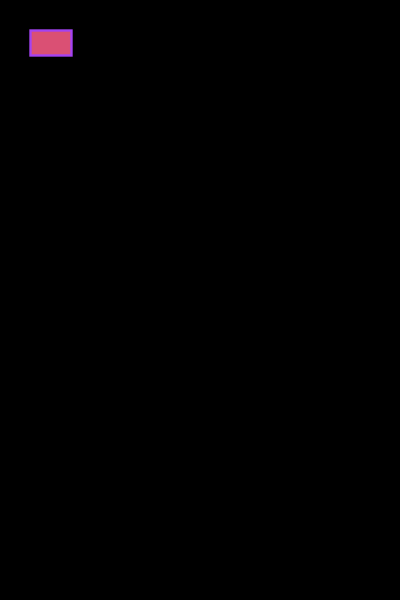
Frame 1 (no input)
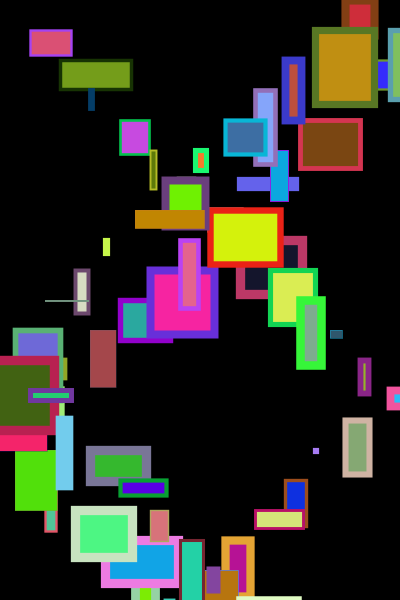
Frame 60 (the mouse pressed at the canvas centre just before this capture)
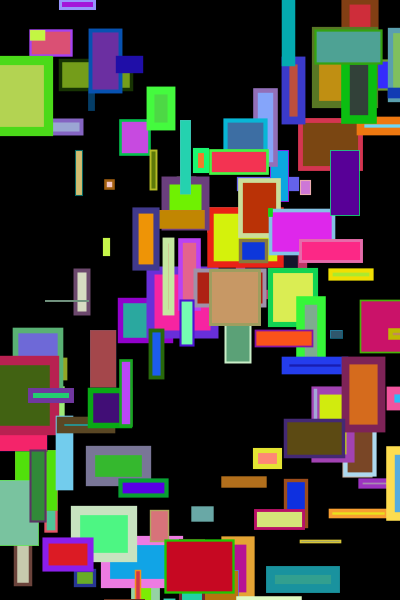
Frame 120 (the mouse held since frame 60 and released just before this capture)

The Processing sketch that drew these frames (run headless with seeded random() and noise(); from frame 60 on, the mouse is pressed at the canvas centre):

// Processing sketch: processing_99050
// ── processing_99050.pde

float ballY = 30;
float ballYSpeed = 30;
float ballX = 30;
float ballXSpeed = 30;

void setup()
{ 
  size(400, 600);
  background(0);
  smooth();
  frameRate(60);

} 
void draw() 
{  
  stroke(random(255), random(255), random(255));
  strokeWeight(random(10));
  fill(random(255), random(255), random(255));
  rect(ballX, ballY, random(75), random(75));
  
  if(ballY >= 600)
  {
   ballY = 600;
   ballYSpeed = -1 * ballYSpeed; 
  }
  
  if(ballY <= 0)
  {
    ballY = 0;
    ballYSpeed = -1 * ballYSpeed;
  }  
  
  if(ballX >= 375)
  {
   ballX = 375;
   ballXSpeed = -1 * ballXSpeed; 
  }
  
  if(ballX <= 0)
  {
    ballX = 0;
    ballXSpeed = -1 * ballXSpeed;
  }  
  
  ballX = ballX + ballXSpeed;
  ballY = ballY + ballYSpeed;
}

void mousePressed()
{
 background(random(255), random(255), random(255), random(255));
}
